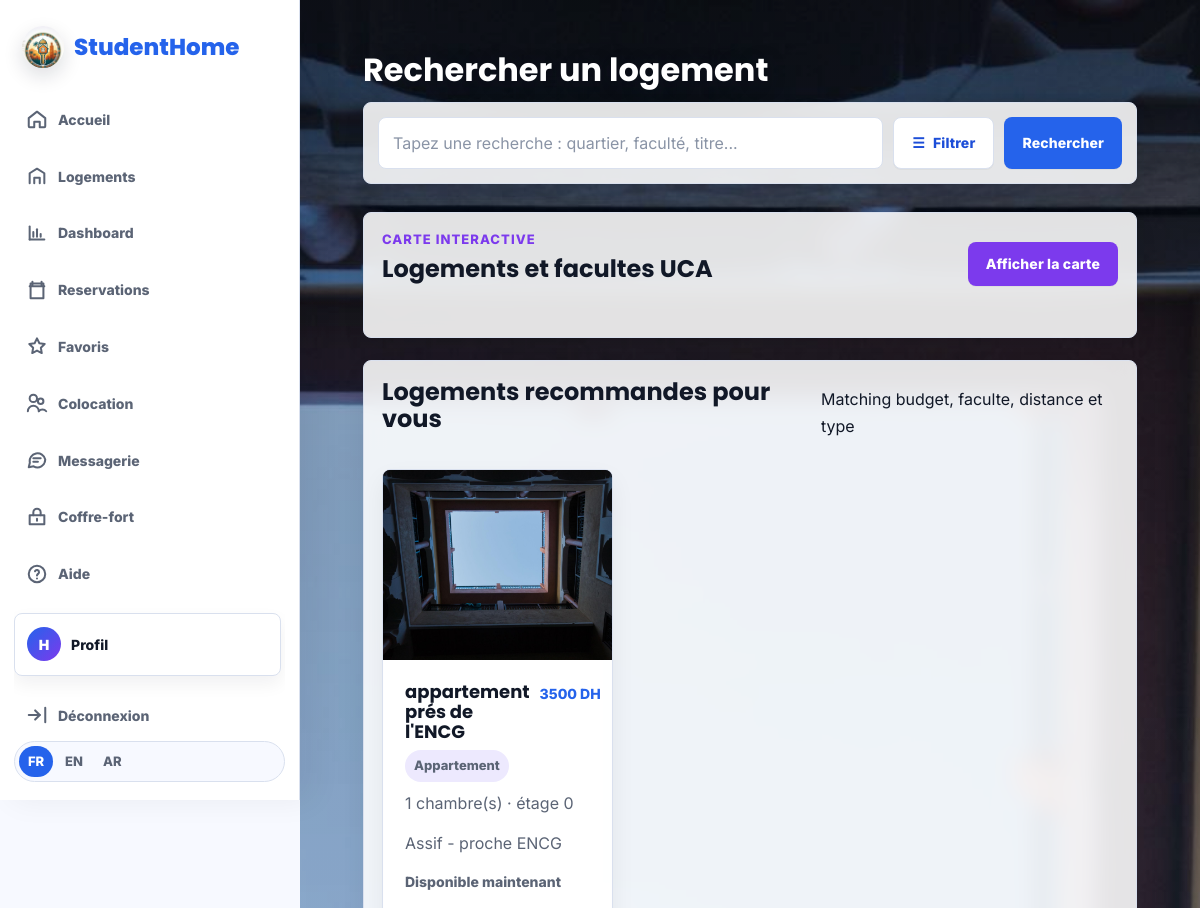
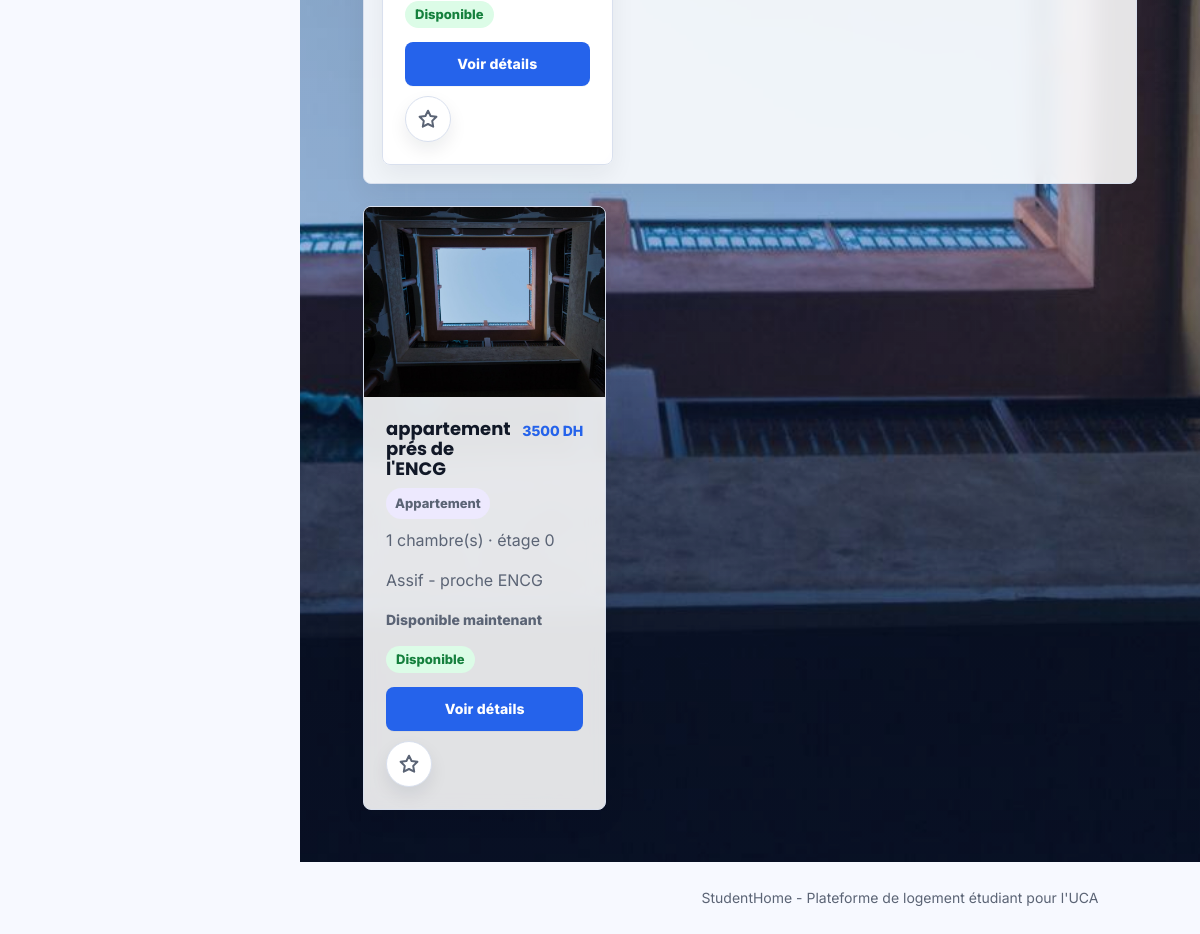
/logements (signed in), run on the app's committed database (2 pictures, top to bottom).
### app.py (models this page shows, shortened)
class Utilisateur(UserMixin, db.Model):
    id = db.Column(db.Integer, primary_key=True)
    nom = db.Column(db.String(120), nullable=False)
    email = db.Column(db.String(150), unique=True, nullable=False)
    mot_de_passe = db.Column(db.String(255), nullable=False)
    role = db.Column(db.String(30), nullable=False)
    photo_profil = db.Column(db.String(220), nullable=True)
    etudiant = db.relationship("Etudiant", backref="utilisateur", uselist=False, cascade="all, delete")
    proprietaire = db.relationship("Proprietaire", backref="utilisateur", uselist=False, cascade="all, delete")
    @property
    def avatar_path(self):
        if self.photo_profil:
            return self.photo_profil
        return None

class Logement(db.Model):
    id = db.Column(db.Integer, primary_key=True)
    titre = db.Column(db.String(160), nullable=False)
    adresse = db.Column(db.String(220), nullable=True)
    description = db.Column(db.Text, nullable=False)
    reglement_interieur = db.Column(db.Text, nullable=True)
    prix = db.Column(db.Float, nullable=False)
    quartier = db.Column(db.String(100), nullable=False)
    proximite_faculte = db.Column(db.String(120), nullable=False)
    type_logement = db.Column(db.String(80), default="Studio")
    nombre_chambres = db.Column(db.Integer, default=1)
    etage = db.Column(db.Integer, default=0)
    latitude = db.Column(db.Float, nullable=True)
    longitude = db.Column(db.Float, nullable=True)
    est_colocation = db.Column(db.Boolean, default=False)
    vues = db.Column(db.Integer, default=0)
    photos = db.Column(db.String(220), default="marrakech-rooftop-sunset.jpg")
    est_disponible = db.Column(db.Boolean, default=True)
    date_disponibilite = db.Column(db.String(20), nullable=True)
    est_valide = db.Column(db.Boolean, default=False)
    est_bloque = db.Column(db.Boolean, default=False)
    proprietaire_id = db.Column(db.Integer, db.ForeignKey("proprietaire.id"), nullable=False)
    proprietaire = db.relationship("Proprietaire", backref="logements")
    reservations = db.relationship("Reservation", backref="logement", cascade="all, delete")
    avis = db.relationship("Avis", backref="logement", cascade="all, delete")
    @property
    def media_path(self):
      if self.photos and self.photos.startswith("http"):
        return self.photos
      if self.photos and self.photos.startswith("uploads/"):
        return url_for("static", filename=self.photos)
      return url_for(
        "static",
        filename="images/" + (self.photos or "marrakech-rooftop-sunset.jpg")
      )
    @property
    def is_video(self):
        if not self.photos:
            return False
        extension = self.photos.rsplit(".", 1)[-1].lower()
        return extension in VIDEO_EXTENSIONS
    @property
    def availability_text(self):
        if not self.date_disponibilite:
            return "Disponible maintenant"
        try:
            d = datetime.strptime(self.date_disponibilite, "%Y-%m-%d").date()
            if d <= date.today():
                return "Disponible maintenant"
            return f"Disponible à partir du {d.strftime('%d/%m/%Y')}"
        except ValueError:
            return f"Disponible à partir du {self.date_disponibilite}"
    class _MediaItem:
        __slots__ = ("fichier", "is_video")

### app.py (the view, shortened to what this page needs)
@app.route("/logements")
def logements():
    query = Logement.query.filter_by(est_valide=True, est_bloque=False)
    recherche = request.args.get("recherche", "").strip()
    faculte = request.args.get("faculte", "").strip()
    quartier = request.args.get("quartier", "").strip()
    prix_min = request.args.get("prix_min", "").strip()
    prix_max = request.args.get("prix_max", "").strip()
    type_logement = request.args.get("type_logement", "").strip()
    chambres = request.args.get("chambres", "").strip()
    etage = request.args.get("etage", "").strip()
    distance_max = request.args.get("distance_max", "").strip()
    budget = request.args.get("budget", "").strip()
    colocation = request.args.get("colocation", "")
    disponible = request.args.get("disponible", "")
    if faculte:
        query = query.filter(Logement.proximite_faculte.ilike(f"%{faculte}%"))
    if quartier:
        query = query.filter(Logement.quartier.ilike(f"%{quartier}%"))
    if prix_min:
        query = query.filter(Logement.prix >= float(prix_min))
    if prix_max:
        query = query.filter(Logement.prix <= float(prix_max))
    if type_logement:
        query = query.filter(Logement.type_logement == type_logement)
    if chambres:
        query = query.filter(Logement.nombre_chambres >= int(chambres))
    if etage:
        query = query.filter(Logement.etage == int(etage))
    if colocation == "1":
        query = query.filter_by(est_colocation=True)
    if disponible == "1":
        query = query.filter_by(est_disponible=True)
    secteurs = [
        "Semlalia",
        "Daoudiate",
        "Gueliz",
        "M'Hamid",
        "Massira",
        "Sidi Abbad",
        "Amerchich",
        "Bab Doukkala",
        "Hivernage",
        "Medina",
        "Route de Safi",
        "Route de Casablanca",
        "Targa",
    ]
    types_logement = ["Studio", "Chambre", "Appartement", "Colocation", "Maison", "Residence etudiante"]
    logements_liste = query.all()
    distances = {}
    budget_value = float(budget) if budget else (float(prix_max) if prix_max else None)
    reco_faculte = faculte
    if current_user.is_authenticated and current_user.role == "etudiant":
        reco_faculte = faculte or current_user.etudiant.faculte_uca
        if budget_value is None and current_user.etudiant.profil_colocation:
            budget_value = current_user.etudiant.profil_colocation.budget or None
    recommandations_source = Logement.query.filter_by(est_valide=True, est_bloque=False).all()
    recommandations = []
    if budget_value or reco_faculte:
        recommandations = sorted(
            recommandations_source,
            key=lambda logement: recommendation_score(logement, budget_value, reco_faculte, type_logement, colocation == "1"),
            reverse=True,
        )[:3]
    favoris_ids = set()
    if current_user.is_authenticated:
        favoris_ids = {favori.logement_id for favori in Favori.query.filter_by(utilisateur_id=current_user.id).all()}
    map_logements = [
        {
            "id": logement.id,
            "titre": logement.titre,
            "quartier": logement.quartier,
            "prix": int(logement.prix),
            "lat": logement.latitude,
            "lng": logement.longitude,
            "url": url_for("detail_logement", id=logement.id),
        }
        for logement in logements_liste
        if logement.latitude is not None and logement.longitude is not None
    ]
    return render_template(
        "logements.html",
        logements=logements_liste,
        recommandations=recommandations,
        favoris_ids=favoris_ids,
        map_logements=map_logements,
        map_facultes=FACULTES_UCA,
        distances=distances,
        secteurs=secteurs,
        types_logement=types_logement,
        facultes=FACULTES_UCA,
        filtres=request.args,
    )

### templates/logements.html (shortened to what this page needs)
{% extends "base.html" %}
{% block content %}
<section class="section logements-bg">
    <h1>{{ t('search_housing_title') }}</h1>
    <form class="search-shell" method="get">
        <div class="quick-search">
            <input type="text" name="recherche" value="{{ filtres.get('recherche', '') }}" placeholder="{{ t('search_placeholder') }}">
            <button class="btn btn-light filter-toggle" type="button" aria-expanded="false" aria-controls="advanced-filters">{{ t('filter') }}</button>
            <button class="btn btn-primary" type="submit">{{ t('search') }}</button>
        </div>
    </form>
    <div class="map-panel">
        <div class="section-title">
            <div>
                <p class="tag">{{ t('interactive_map') }}</p>
                <h2>Logements et facultes UCA</h2>
            </div>
            <button class="btn btn-secondary map-toggle" type="button" aria-expanded="false" aria-controls="housing-map">{{ t('show_map') }}</button>
        </div>
    </div>
    {% if recommandations %}
    <section class="recommendations">
        <div class="section-title">
            <h2>{{ t('recommended_housing') }}</h2>
            <span>Matching budget, faculte, distance et type</span>
        </div>
        <div class="cards">
            {% for logement in recommandations %}
                {% include "_card_logement.html" %}
            {% endfor %}
        </div>
    </section>
    {% endif %}
    <div class="cards">
        {% for logement in logements %}
            {% include "_card_logement.html" %}
        {% endfor %}
    </div>
</section>
{% endblock %}

### templates/base.html (shortened to what this page needs)
<!DOCTYPE html>
<html lang="{{ current_lang }}" dir="{{ 'rtl' if is_rtl else 'ltr' }}">
<head>
    <link rel="stylesheet" href="https://unpkg.com/leaflet@1.9.4/dist/leaflet.css">
    <link rel="stylesheet" href="{{ url_for('static', filename='css/style.css') }}">
</head>
<body>
    <aside class="sidebar-nav">
        <a class="brand sidebar-brand" href="{{ url_for('studenthome_marrakech') }}">
            <img class="brand-logo" src="{{ url_for('static', filename='images/studenthome-logo-symbol.jpg') }}" alt="StudentHome">
            <span>StudentHome</span>
        </a>
        <nav class="side-links" aria-label="Navigation principale">
            <a href="{{ url_for('studenthome_marrakech') }}">
                <svg viewBox="0 0 24 24" aria-hidden="true"><path d="M3 11 12 4l9 7v9a1 1 0 0 1-1 1h-5v-6H9v6H4a1 1 0 0 1-1-1v-9Z"></path></svg>
                <span>{{ t('nav_home') }}</span>
            </a>
            <a href="{{ url_for('logements') }}">
                <svg viewBox="0 0 24 24" aria-hidden="true"><path d="M4 20V9l8-5 8 5v11"></path><path d="M9 20v-6h6v6"></path></svg>
                <span>{{ t('nav_housing') }}</span>
            </a>
            {% if current_user.is_authenticated %}
                {% if current_user.role == 'etudiant' %}
                    <a href="{{ url_for('dashboard_etudiant') }}">
                        <svg viewBox="0 0 24 24" aria-hidden="true"><path d="M4 19V5"></path><path d="M4 19h16"></path><path d="M8 16v-5"></path><path d="M12 16V8"></path><path d="M16 16v-3"></path></svg>
                        <span>{{ t('nav_dashboard') }}</span>
                    </a>
                    <a href="{{ url_for('reservations') }}">
                        <svg viewBox="0 0 24 24" aria-hidden="true"><path d="M7 3v4"></path><path d="M17 3v4"></path><path d="M4 8h16"></path><path d="M5 5h14v16H5z"></path></svg>
                        <span>{{ t('nav_reservations') }}</span>
                    </a>
                    <a href="{{ url_for('favoris') }}">
                        <svg viewBox="0 0 24 24" aria-hidden="true"><path d="m12 3.7 2.6 5.3 5.8.8-4.2 4.1 1 5.8L12 17l-5.2 2.7 1-5.8-4.2-4.1 5.8-.8L12 3.7Z"></path></svg>
                        <span>{{ t('nav_favorites') }}</span>
                    </a>
                    <a href="{{ url_for('colocation') }}">
                        <svg viewBox="0 0 24 24" aria-hidden="true"><path d="M8 11a4 4 0 1 0 0-8 4 4 0 0 0 0 8Z"></path><path d="M16 13a3 3 0 1 0 0-6 3 3 0 0 0 0 6Z"></path><path d="M2 21a6 6 0 0 1 12 0"></path><path d="M14 21a5 5 0 0 1 8 0"></path></svg>
                        <span>{{ t('nav_colocation') }}</span>
                    </a>
                {% elif current_user.role == 'admin' %}
                    <a href="{{ url_for('dashboard_admin') }}">
                        <svg viewBox="0 0 24 24" aria-hidden="true"><path d="M12 3 4 6v6c0 5 3.5 8 8 9 4.5-1 8-4 8-9V6l-8-3Z"></path></svg>
                        <span>{{ t('nav_admin') }}</span>
                    </a>
                {% endif %}
                <a href="{{ url_for('messages') }}">
                    <svg viewBox="0 0 24 24" aria-hidden="true"><path d="M21 11.5a8.5 8.5 0 0 1-12.7 7.4L3 20l1.2-5.1A8.5 8.5 0 1 1 21 11.5Z"></path><path d="M8 10h8M8 14h5"></path></svg>
                    <span>{{ t('nav_messages') }}</span>
                </a>
                <a href="{{ url_for('coffre_fort') }}">
                    <svg viewBox="0 0 24 24" aria-hidden="true"><path d="M4 10h16v10H4z"></path><path d="M8 10V7a4 4 0 0 1 8 0v3"></path><path d="M12 14v2"></path></svg>
                    <span>{{ t('nav_vault') }}</span>
                </a>
                <a href="{{ url_for('aide') }}">
                    <svg viewBox="0 0 24 24" aria-hidden="true"><circle cx="12" cy="12" r="9"></circle><path d="M9.8 9a2.3 2.3 0 0 1 4.4 1c0 1.7-2.2 2-2.2 3.6"></path><path d="M12 17h.01"></path></svg>
                    <span>{{ t('nav_help') }}</span>
                </a>
                <a class="nav-profile-btn sidebar-profile" href="{{ url_for('profil') }}">
                    {% if current_user.avatar_path %}
                        <img src="{{ current_user.avatar_path }}" alt="Photo de profil">
                    {% else %}
                        <span>{{ current_user.nom[:1]|upper }}</span>
                    {% endif %}
                    <strong>{{ t('nav_profile') }}</strong>
                </a>
                <a href="{{ url_for('logout') }}">
                    <svg viewBox="0 0 24 24" aria-hidden="true"><path d="M10 17l5-5-5-5"></path><path d="M15 12H3"></path><path d="M21 4v16"></path></svg>
                    <span>{{ t('nav_logout') }}</span>
                </a>
            {% else %}
                <a href="{{ url_for('login') }}"><span>{{ t('nav_login') }}</span></a>
                <a href="{{ url_for('choisir_role') }}"><span>{{ t('nav_register') }}</span></a>
            {% endif %}
        </nav>
        <div class="language-switcher" aria-label="Language selector">
            <a class="{{ 'active' if current_lang == 'fr' else '' }}" href="{{ url_for('set_language', lang_code='fr') }}">FR</a>
            <a class="{{ 'active' if current_lang == 'en' else '' }}" href="{{ url_for('set_language', lang_code='en') }}">EN</a>
            <a class="{{ 'active' if current_lang == 'ar' else '' }}" href="{{ url_for('set_language', lang_code='ar') }}">AR</a>
        </div>
    </aside>
    <main class="app-main">
        {% block content %}{% endblock %}
    </main>
    <footer>
        <p>{{ t('footer') }}</p>
    </footer>
</body>
</html>

### templates/_card_logement.html (shortened to what this page needs)
<article class="card">
    {% if logement.is_video %}
        <video class="card-media" src="{{ logement.media_path }}" muted playsinline preload="metadata"></video>
    {% else %}
        <img src="{{ logement.media_path }}" alt="{{ logement.titre }}">
    {% endif %}
    <div class="card-body">
        <div class="card-top">
            <h3>{{ logement.titre }}</h3>
            <span>{{ logement.prix|int }} DH</span>
        </div>
        <p class="housing-type">{{ logement.type_logement }}</p>
        <p>{{ logement.nombre_chambres or 1 }} chambre(s) · étage {{ logement.etage or 0 }}{% if logement.est_colocation %} · colocation{% endif %}</p>
        <p>{{ logement.quartier }} - {{ t('close_to') }} {{ logement.proximite_faculte }}</p>
        {% if logement.date_disponibilite %}
            <p class="availability-date">{{ logement.availability_text }}</p>
        {% endif %}
        <p class="status {{ 'ok' if logement.est_disponible else 'off' }}">
            {{ t('available') if logement.est_disponible else t('unavailable') }}
        </p>
        <div class="table-actions">
            <a class="btn btn-primary full" href="{{ url_for('detail_logement', id=logement.id) }}">{{ t('view_details') }}</a>
            {% if current_user.is_authenticated and current_user.role == 'etudiant' %}
                <a class="favorite-star {{ 'is-active' if favoris_ids is defined and logement.id in favoris_ids else '' }}" href="{{ url_for('toggle_favori', id=logement.id) }}" data-favorite-url="{{ url_for('toggle_favori', id=logement.id) }}" aria-label="{{ 'Retirer des favoris' if favoris_ids is defined and logement.id in favoris_ids else 'Ajouter aux favoris' }}" title="{{ 'Retirer des favoris' if favoris_ids is defined and logement.id in favoris_ids else 'Ajouter aux favoris' }}">
                    <svg viewBox="0 0 24 24" aria-hidden="true">
                        <path d="m12 3.7 2.6 5.3 5.8.8-4.2 4.1 1 5.8L12 17l-5.2 2.7 1-5.8-4.2-4.1 5.8-.8L12 3.7Z"></path>
                    </svg>
                </a>
            {% endif %}
        </div>
    </div>
</article>

### data on the page
Utilisateur: nom "H"
Logement: media_path (picture), titre "appartement prés de l'ENCG", prix "3500", type_logement "Appartement", nombre_chambres "1", etage "0", quartier "Assif", t "proche", proximite_faculte "ENCG", availability_text "Disponible maintenant", est_disponible "Disponible", t "Voir détails"

### other printed values
{{ t('nav_home') }} "Accueil"
{{ t('nav_housing') }} "Logements"
{{ t('nav_dashboard') }} "Dashboard"
{{ t('nav_reservations') }} "Reservations"
{{ t('nav_favorites') }} "Favoris"
{{ t('nav_colocation') }} "Colocation"
{{ t('nav_messages') }} "Messagerie"
{{ t('nav_vault') }} "Coffre-fort"
{{ t('nav_help') }} "Aide"
{{ t('nav_profile') }} "Profil"
{{ t('nav_logout') }} "Déconnexion"
{{ t('search_housing_title') }} "Rechercher un logement"
{{ t('filter') }} "Filtrer"
{{ t('search') }} "Rechercher"
{{ t('interactive_map') }} "CARTE INTERACTIVE"
